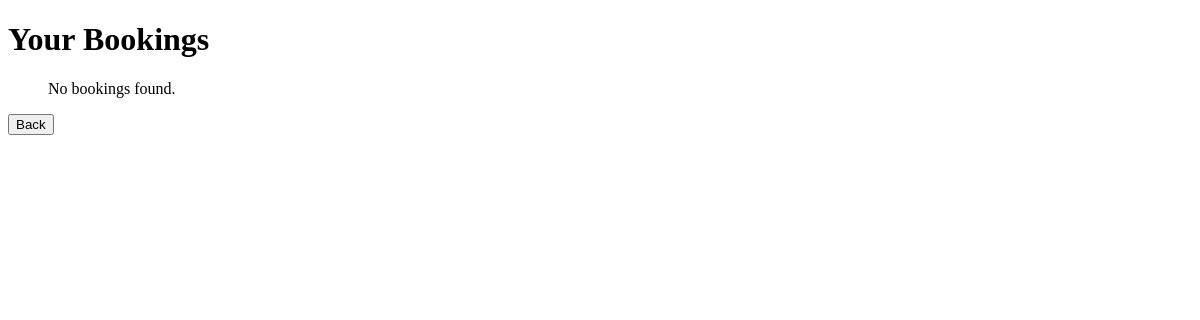
The page /viewBookings/ (signed in) on the database as committed earlier.
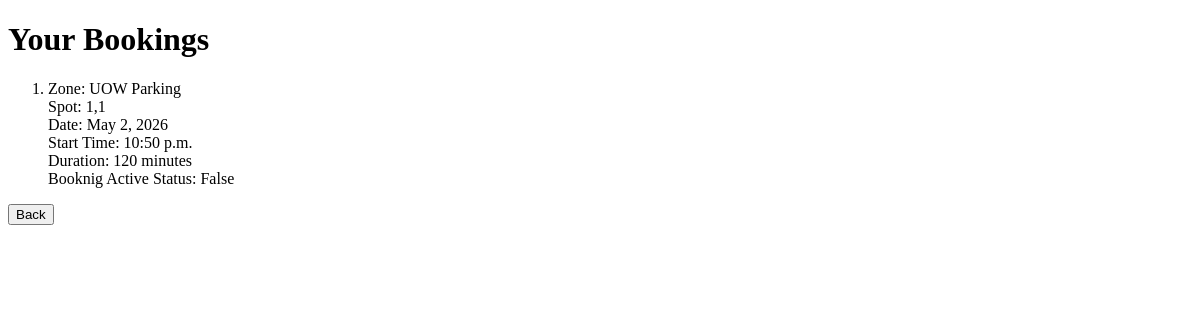
The same page on the database as committed later.
### parkn/models.py (models this page shows, shortened)
class Booking(models.Model):
    user = models.ForeignKey(User, on_delete=models.CASCADE, related_name='bookings')
    parkingSpot = models.ForeignKey(ParkingSpot, on_delete=models.CASCADE, related_name='bookings')
    date = models.DateField()
    startTime = models.TimeField()
    duration = models.IntegerField()
    @property
    def isActive(self):
        bookingEnd = datetime.combine(
            self.date,
            self.startTime
        ) + timedelta(minutes=self.duration)
        return datetime.now() < bookingEnd

class ParkingSpot(models.Model):
    zone = models.ForeignKey(ParkingZone, on_delete=models.CASCADE, related_name='parkingSpots')
    xCoord = models.IntegerField()
    yCoord = models.IntegerField()
    def __str__(self):
        return f"{self.xCoord},{self.yCoord}"

class ParkingZone(models.Model):
    name = models.CharField(max_length=100)
    location = models.CharField(max_length=200)
    totalSpots = models.IntegerField()

### parkn/views.py (the view)
# urls.py: path("viewBookings/", views.viewBookings, name="viewBookings"),
@login_required
def viewBookings(request):
    bookings = request.user.bookings.all()
    context = {"bookings": bookings}
    return render(request, "booking/viewBookings.html", context)

### parkn/templates/booking/viewBookings.html (shortened to what this page needs)
{% load static %}
<!doctype html>
<html lang="en">
  <head>
    <link rel="stylesheet" href="{% static 'styles/styles.css' %}" />
  </head>
  <body>
    <h1>Your Bookings</h1>
    <ol>
    {% for booking in bookings %}
    <li>
        Zone: {{ booking.parkingSpot.zone.name }}<br>
        Spot: {{ booking.parkingSpot }}<br>
        Date: {{ booking.date }}<br>
        Start Time: {{ booking.startTime }}<br>
        Duration: {{ booking.duration }} minutes<br>
        Booknig Active Status: {{ booking.isActive }} <br>
    </li>
    {% empty %}
        No bookings found.
    {% endfor %}
    </ol>
    <button onclick="location.href='{% url 'index' %}'">
      Back
    </button>
  </body>
</html>
  </body>
</html>

Rows that differ between the two databases and show on the page:
added Booking: parkingSpot.zone.name "UOW Parking", parkingSpot "1,1", date "May 2, 2026", startTime "10:50 p.m.", duration "120", isActive "False"
Other text that changed with them:
text no longer shown: "No bookings found."
